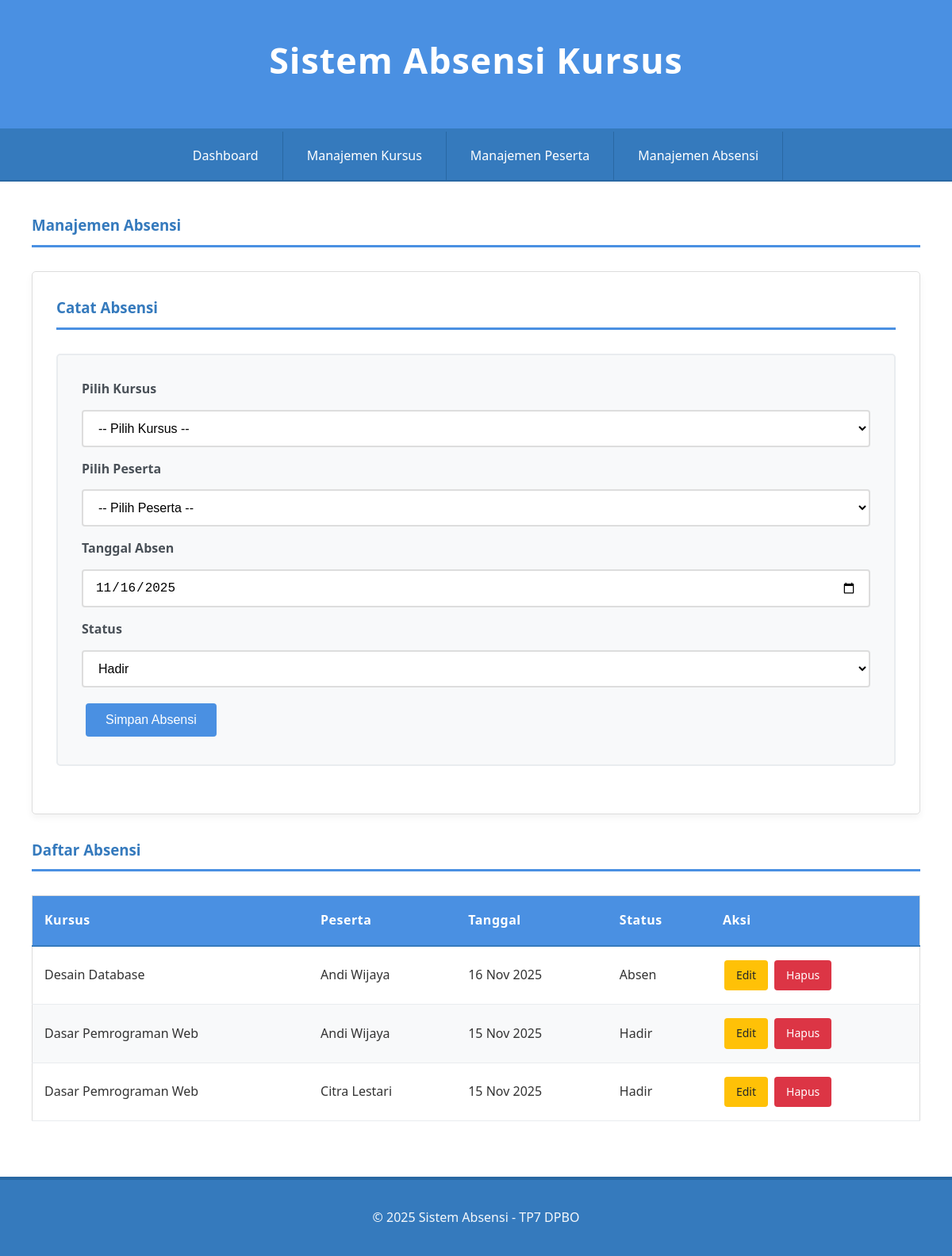
The page /index.php?page=attendances on the database its author committed.
### tables this page shows
CREATE TABLE `attendances` (
  `id` int(11) NOT NULL,
  `id_course` int(11) NOT NULL,
  `id_participant` int(11) NOT NULL,
  `date` date NOT NULL,
  `status` enum('Hadir','Absen','Izin') NOT NULL
);

CREATE TABLE `courses` (
  `id` int(11) NOT NULL,
  `topic` varchar(255) NOT NULL,
  `instructor` varchar(100) NOT NULL,
  `schedule` datetime DEFAULT NULL
);

CREATE TABLE `participants` (
  `id` int(11) NOT NULL,
  `name` varchar(100) NOT NULL,
  `phone` varchar(20) DEFAULT NULL
);

### class/Attendance.php (called while the page is built, shortened)
<?php
class Attendance {
    private $conn;
    private $table_name = "attendances";
    public function __construct($db) {
        $this->conn = $db;
    }
    public function read() {
        $query = "SELECT
                    a.id,
                    c.topic AS course_topic,
                    p.name AS participant_name,
                    a.date,
                    a.status
                  FROM " . $this->table_name . " a
                  LEFT JOIN courses c ON a.id_course = c.id
                  LEFT JOIN participants p ON a.id_participant = p.id
                  ORDER BY a.date DESC, c.topic";
        $stmt = $this->conn->prepare($query);
        $stmt->execute();
        return $stmt;
    }
}
?>

### view/attendances.php (the view, shortened to what this page needs)
<?php
$edit_data = null;
?>
<h3>Manajemen Absensi</h3>
<div class="card">
    <h3><?php echo $edit_data ? 'Edit' : 'Catat'; ?> Absensi</h3>
    <form action="index.php" method="POST">
        <label for="id_course">Pilih Kursus</label>
        <select name="id_course" id="id_course" required>
            <option value="">-- Pilih Kursus --</option>
        </select>
        <label for="id_participant">Pilih Peserta</label>
        <select name="id_participant" id="id_participant" required>
            <option value="">-- Pilih Peserta --</option>
        </select>
        <label for="date">Tanggal Absen</label>
        <input type="date" id="date" name="date" value="<?php echo $edit_data['date'] ?? date('Y-m-d'); ?>" required>
        <label for="status">Status</label>
        <select name="status" id="status" required>
            <option value="Hadir" <?php echo ($edit_data && $edit_data['status'] == 'Hadir') ? 'selected' : ''; ?>>Hadir</option>
        </select>
        <button type="submit"><?php echo $edit_data ? 'Update' : 'Simpan'; ?> Absensi</button>
    </form>
</div>
<h3>Daftar Absensi</h3>
<table>
    <thead>
        <tr>
            <th>Kursus</th>
            <th>Peserta</th>
            <th>Tanggal</th>
            <th>Status</th>
            <th>Aksi</th>
        </tr>
    </thead>
    <tbody>
        <?php
        $stmt = $attendance->read();
        while ($row = $stmt->fetch()):
        ?>
        <tr>
            <td><?php echo $row['course_topic']; ?></td>
            <td><?php echo $row['participant_name']; ?></td>
            <td><?php echo date('d M Y', strtotime($row['date'])); ?></td>
            <td><?php echo $row['status']; ?></td>
            <td class="table-actions">
                <a href="index.php?page=attendances&form=edit&id=<?php echo $row['id']; ?>" class="btn btn-warning">Edit</a>
                <a href="index.php?action=delete_attendance&id=<?php echo $row['id']; ?>" onclick="return confirm('Yakin hapus data ini?')" class="btn btn-danger">Hapus</a>
            </td>
        </tr>
        <?php endwhile; ?>
    </tbody>
</table>

### view/header.php (shortened to what this page needs)
<!DOCTYPE html>
<html lang="en">
<head>
    <link rel="stylesheet" href="style.css">
</head>
<body>
<div class="container">
    <header>
        <h1>Sistem Absensi Kursus</h1>
    </header>
    <nav>
        <ul>
            <li><a href="index.php?page=dashboard">Dashboard</a></li>
            <li><a href="index.php?page=courses">Manajemen Kursus</a></li>
            <li><a href="index.php?page=participants">Manajemen Peserta</a></li>
            <li><a href="index.php?page=attendances">Manajemen Absensi</a></li>
        </ul>
    </nav>
    <main>

### index.php (shortened to what this page needs)
<?php
require_once 'class/Attendance.php';
$database = new Database();
$db = $database->conn;
$attendance = new Attendance($db);
$page = isset($_GET['page']) ? $_GET['page'] : 'dashboard';
include 'view/header.php';
switch ($page) {
    case 'attendances':
        include 'view/attendances.php';
        break;
}
include 'view/footer.php';
?>

### view/footer.php
</main>
    <footer>
        <p>&copy; 2025 Sistem Absensi - TP7 DPBO</p>
    </footer>
</div> </body>
</html>

### style.css (style rules this page uses)
* { margin: 0; padding: 0; box-sizing: border-box; }
body { font-family: 'Segoe UI', Tahoma, Geneva, Verdana, sans-serif; background-color: #f5f7fa; color: #333; line-height: 1.6; min-height: 100vh; }
.container { max-width: 1200px; margin: 0 auto; background-color: white; min-height: 100vh; box-shadow: 0 0 20px rgba(0, 0, 0, 0.1); }
header { background-color: #4a90e2; color: white; text-align: center; padding: 40px 20px; border-bottom: 4px solid #357abd; }
header h1 { font-size: 2.8em; font-weight: 600; margin-bottom: 10px; letter-spacing: 1px; }
nav { background-color: #357abd; padding: 0; border-bottom: 2px solid #2968a3; }
nav ul { list-style: none; display: flex; justify-content: center; flex-wrap: wrap; margin: 0; }
nav li { margin: 0; }
nav a { color: white; text-decoration: none; padding: 18px 30px; display: block; transition: all 0.3s ease; font-weight: 500; border-right: 1px solid #2968a3; }
main { padding: 40px; background-color: white; }
h2, h3 { color: #357abd; margin-bottom: 25px; font-weight: 600; border-bottom: 3px solid #4a90e2; padding-bottom: 10px; }
table { width: 100%; border-collapse: collapse; margin: 30px 0; background-color: white; border: 1px solid #ddd; }
th { background-color: #4a90e2; color: white; padding: 18px 15px; text-align: left; font-weight: 600; font-size: 1em; letter-spacing: 0.5px; border-bottom: 2px solid #357abd; }
td { padding: 15px; border-bottom: 1px solid #e9ecef; transition: background-color 0.2s ease; vertical-align: middle; }
tbody tr:nth-child(even) { background-color: #f8f9fa; }
form { background-color: #f8f9fa; padding: 30px; margin: 30px 0; border: 2px solid #e9ecef; border-radius: 5px; }
input, select, textarea { width: 100%; padding: 12px 15px; margin: 8px 0 15px 0; border: 2px solid #ddd; border-radius: 4px; font-size: 16px; transition: border-color 0.3s ease; background-color: white; }
label { font-weight: 600; color: #495057; margin-bottom: 5px; display: block; }
button, .btn { background-color: #4a90e2; color: white; padding: 12px 25px; border: none; border-radius: 4px; cursor: pointer; font-size: 16px; font-weight: 500; transition: all 0.3s ease; text-decoration: none; display: inline-block; margin: 5px; }
.btn-danger { background-color: #dc3545; }
.btn-warning { background-color: #ffc107; color: #212529; }
.card { background: white; padding: 30px; margin: 30px 0; border: 1px solid #ddd; border-radius: 5px; box-shadow: 0 4px 10px rgba(0,0,0,0.05); }
.card h3 { margin-top: 0; }
footer { background-color: #357abd; color: white; text-align: center; padding: 30px; border-top: 4px solid #2968a3; margin-top: 0; }
footer p { margin: 5px 0; opacity: 0.95; }
.table-actions { white-space: nowrap; }
.table-actions .btn { margin: 2px; padding: 8px 15px; font-size: 14px; }

### rows shown on the page
attendances: id_course.topic "Desain Database", id_participant.name "Andi Wijaya", date "16 Nov 2025", status "Absen"
attendances: id_course.topic "Dasar Pemrograman Web", id_participant.name "Andi Wijaya", date "15 Nov 2025", status "Hadir"
attendances: id_course.topic "Dasar Pemrograman Web", id_participant.name "Citra Lestari", date "15 Nov 2025", status "Hadir"
